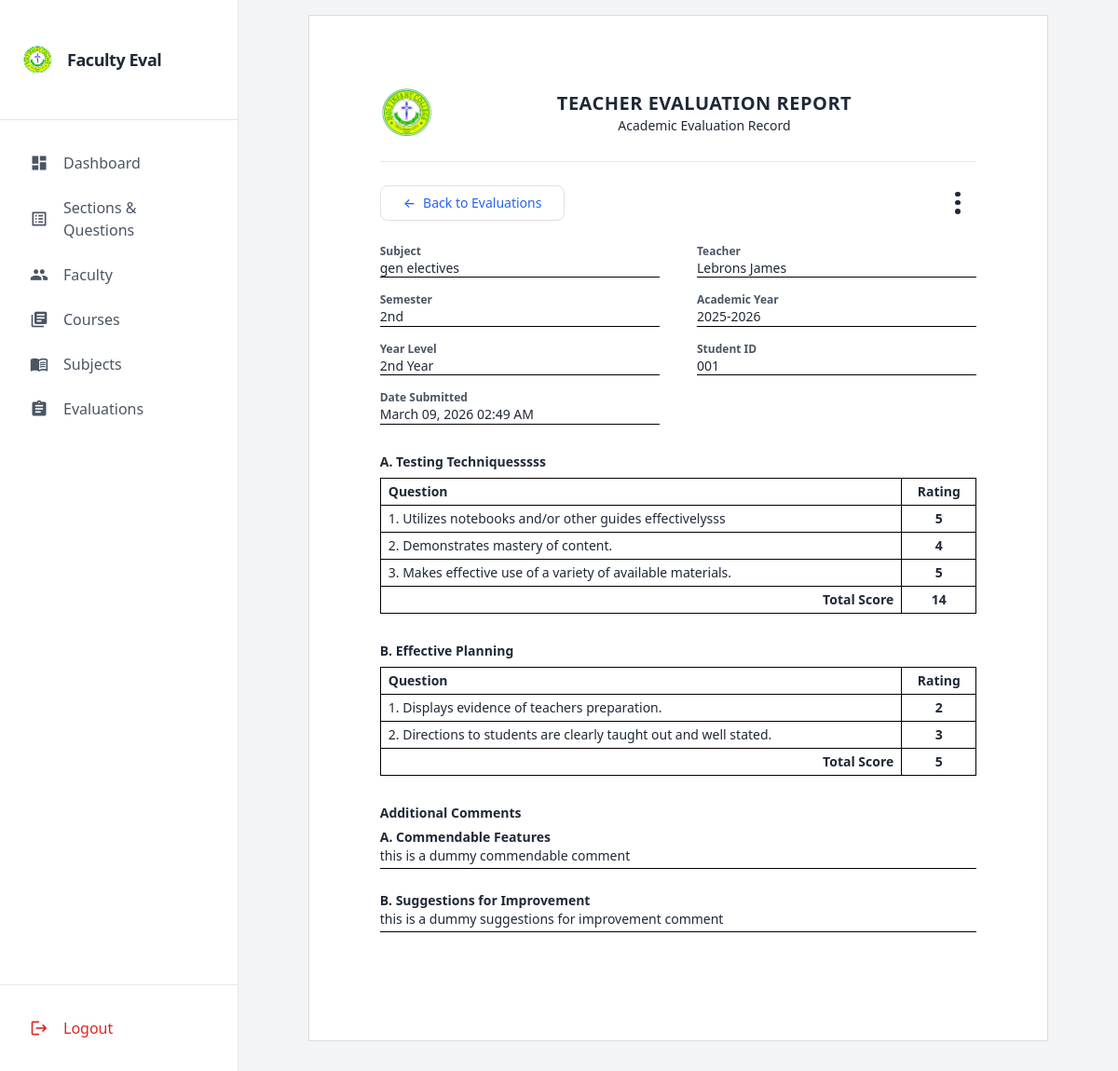
/evaluations/1/ (signed in), run on the app's committed database.
### evaluation/models.py (models this page shows, shortened)
class TeacherEvaluation(models.Model):
    teacher = models.ForeignKey(
        'Teacher',
        on_delete=models.CASCADE,
        related_name='evaluations'
    )
    student_id = models.CharField(max_length=50)  # Anonymous student identifier
    student_name = models.CharField(max_length=100, null=True,blank=True)  # Optional student name
    subject = models.ForeignKey(
        'Subject',
        on_delete=models.SET_NULL,
        null=True,
        blank=True
    )
    course = models.ForeignKey(
        'Course',
        on_delete=models.SET_NULL,
        null=True,
        blank=True
    )
    semester = models.CharField(max_length=20, blank=True)
    academic_year = models.CharField(max_length=20, blank=True)
    year_level = models.CharField(max_length=10, blank=True)
    submitted_at = models.DateTimeField(auto_now_add=True)
    overall_rating = models.FloatField(null=True, blank=True)
    commendable_features = models.TextField(blank=True, null=True)
    suggestions_improvement = models.TextField(blank=True, null=True)
    class Meta:
        unique_together = ('teacher', 'student_id', 'subject', 'semester', 'academic_year')

class Subject(models.Model):
    name = models.CharField(max_length=100)
    code = models.CharField(max_length=20, blank=True, null=True)

class Teacher(models.Model):
    first_name = models.CharField(max_length=50,null=True, blank=True)
    last_name = models.CharField(max_length=50,null=True, blank=True)
    course = models.ForeignKey(Course, on_delete=models.SET_NULL, null=True, blank=True)
    subject = models.ForeignKey(Subject, on_delete=models.SET_NULL, null=True, blank=True)
    semester = models.CharField(max_length=20)
    academic_year = models.CharField(max_length=20)

class Section(models.Model):
    prefix = models.CharField(max_length=1, unique=True)
    title = models.CharField(max_length=255)

class EvaluationItem(models.Model):
    evaluation = models.ForeignKey(TeacherEvaluation, on_delete=models.CASCADE, related_name="items")
    question = models.ForeignKey(Question, on_delete=models.CASCADE)
    rating = models.CharField(
        max_length=2,
        choices=[
            ('5', 'Outstanding'),
            ('4', 'Good'),
            ('3', 'Average'),
            ('2', 'Needs Improvement'),
            ('1', 'Unsatisfactory'),
            ('N', 'Not Observed')
        ]
    )

class Question(models.Model):
    section = models.ForeignKey(Section, on_delete=models.CASCADE, related_name="questions")
    order = models.PositiveIntegerField()  # order in the section
    text = models.TextField()
    class Meta:
        unique_together = ('section', 'order')
        ordering = ['section__prefix', 'order']

### evaluation/views.py (the view, shortened to what this page needs)
# urls.py: path('evaluations/<int:evaluation_id>/', views.evaluation_detail, name='evaluation_detail'),
@login_required(login_url='admin_login')
def evaluation_detail(request, evaluation_id):
    from django.contrib.staticfiles import finders
    from io import BytesIO
    from django.http import HttpResponse
    import openpyxl
    from openpyxl.styles import Font, Alignment, PatternFill
    from reportlab.platypus import SimpleDocTemplate, Table, TableStyle, Paragraph, Spacer, Image
    from reportlab.lib.pagesizes import letter
    from reportlab.lib.styles import getSampleStyleSheet
    from reportlab.lib.units import inch
    from reportlab.lib import colors
    evaluation = get_object_or_404(
        TeacherEvaluation.objects.prefetch_related('items__question__section'),
        id=evaluation_id
    )
    sections_dict = {}
    for item in evaluation.items.all():
        section = item.question.section
        if section.prefix not in sections_dict:
            sections_dict[section.prefix] = {
                'title': section.title,
                'items': [],
                'total': 0
            }
        sections_dict[section.prefix]['items'].append(item)
        try:
            rating_num = int(item.rating)
            sections_dict[section.prefix]['total'] += rating_num
        except ValueError:
            pass
    export_type = request.GET.get('export', None)
    teacher_name = f"{evaluation.teacher.first_name}_{evaluation.teacher.last_name}".replace(" ", "_")
    context = {
        'evaluation': evaluation,
        'sections': sections_dict
    }
    return render(request, 'admins/evaluation_detail.html', context)

### templates/admins/evaluation_detail.html (shortened to what this page needs)
{% extends 'admins/base.html' %}
{% load static %}
{% block content %}
<div class="paper">
    <div class="flex items-center border-b pb-4 mb-6">
        <img src="{% static 'HIC_LOGO_TRANSPARENT.png' %}"
             class="h-14 w-auto"
             alt="School Logo">
        <div class="flex-1 text-center">
            <h1 class="text-lg md:text-xl font-bold uppercase tracking-wide">
                Teacher Evaluation Report
            </h1>
            <p class="text-sm">
                Academic Evaluation Record
            </p>
        </div>
    </div>
    <div class="flex flex-row items-center justify-between gap-2 mb-6 no-print w-full">
        <a href="{% url 'evaluations_list' %}"
        class="inline-flex items-center justify-center px-4 py-2 text-sm font-medium
                text-blue-600 border border-blue-600 rounded-lg hover:bg-blue-50 transition w-full sm:w-auto">
            <span class="mr-2">←</span>
            Back to Evaluations
        </a>
        <div class="relative inline-block text-left">
            <button onclick="toggleDropdown()"
                    class="flex flex-col justify-center items-center w-10 h-10 p-2 rounded-full
                        hover:bg-gray-200 hover:scale-105 transition-all duration-150 ease-in-out"
                    aria-label="More actions">
                <span class="block w-1.5 h-1.5 bg-gray-800 rounded-full mb-1"></span>
                <span class="block w-1.5 h-1.5 bg-gray-800 rounded-full mb-1"></span>
                <span class="block w-1.5 h-1.5 bg-gray-800 rounded-full"></span>
            </button>
        </div>
    </div>
    <div class="print-grid grid grid-cols-1 md:grid-cols-2 gap-x-10 gap-y-4 mb-8">
        <div>
            <p class="text-xs font-semibold text-gray-600">Subject</p>
            <p class="border-b border-black">{{ evaluation.subject.name }}</p>
        </div>
        <div>
            <p class="text-xs font-semibold text-gray-600">Teacher</p>
            <p class="border-b border-black">
                {{ evaluation.teacher.first_name }} {{ evaluation.teacher.last_name }}
            </p>
        </div>
        <div>
            <p class="text-xs font-semibold text-gray-600">Semester</p>
            <p class="border-b border-black">{{ evaluation.semester }}</p>
        </div>
        <div>
            <p class="text-xs font-semibold text-gray-600">Academic Year</p>
            <p class="border-b border-black">{{ evaluation.academic_year }}</p>
        </div>
        <div>
            <p class="text-xs font-semibold text-gray-600">Year Level</p>
            <p class="border-b border-black">{{ evaluation.year_level }}</p>
        </div>
        <div>
            <p class="text-xs font-semibold text-gray-600">Student ID</p>
            <p class="border-b border-black">{{ evaluation.student_id }}</p>
        </div>
        <div class="print-span-2">
            <p class="text-xs font-semibold text-gray-600">Date Submitted</p>
            <p class="border-b border-black">
                {{ evaluation.submitted_at|date:"F d, Y h:i A" }}
            </p>
        </div>
    </div>
    {% for prefix, section in sections.items %}
    <div class="mb-8">
        <h3 class="font-semibold mb-2">
            {{ prefix }}. {{ section.title }}
        </h3>
        <div class="overflow-x-auto">
            <table class="w-full border border-black text-sm min-w-[480px] md:min-w-0">
                <thead>
                    <tr>
                        <th class="border border-black px-2 py-1 text-left">
                            Question
                        </th>
                        <th class="border border-black px-2 py-1 text-center w-20">
                            Rating
                        </th>
                    </tr>
                </thead>
                <tbody>
                    {% for item in section.items %}
                    <tr>
                        <td class="border border-black px-2 py-1">
                            {{ item.question.order }}. {{ item.question.text }}
                        </td>
                        <td class="border border-black px-2 py-1 text-center font-semibold">
                            {{ item.rating }}
                        </td>
                    </tr>
                    {% endfor %}
                    <tr>
                        <td class="border border-black px-2 py-1 text-right font-semibold">
                            Total Score
                        </td>
                        <td class="border border-black px-2 py-1 text-center font-bold">
                            {{ section.total }}
                        </td>
                    </tr>
                </tbody>
            </table>
        </div>
    </div>
    {% endfor %}
    <div class="mb-10">
        <h3 class="font-semibold mb-2">
            Additional Comments
        </h3>
        {% if evaluation.commendable_features %}
        <div class="mb-4">
            <p class="font-semibold text-sm">A. Commendable Features</p>
            <p class="border-b border-black min-h-[24px]">
                {{ evaluation.commendable_features }}
            </p>
        </div>
        {% endif %}
        {% if evaluation.suggestions_improvement %}
        <div>
            <p class="font-semibold text-sm">B. Suggestions for Improvement</p>
            <p class="border-b border-black min-h-[24px]">
                {{ evaluation.suggestions_improvement }}
            </p>
        </div>
        {% endif %}
    </div>
</div>
{% endblock %}

### templates/admins/base.html (shortened to what this page needs)
{% load static %}
<!DOCTYPE html>
<html lang="en">
<head>
  <script src="https://cdn.tailwindcss.com"></script>
  {% block extra_head %}
    <link href="https://cdn.jsdelivr.net/npm/bootstrap@5.3.2/dist/css/bootstrap.min.css" rel="stylesheet">
  {% endblock %}
    <link rel="stylesheet" href="{% static 'css/toast.css' %}">
</head>
<body class="bg-gray-100 text-gray-800">
    <div class="toast-container position-fixed bottom-0 start-50 translate-middle-x p-3 mb-20" style="z-index:1055;">
    </div>
<div class="flex flex-col md:flex-row h-screen">
  <aside class="hidden md:flex md:flex-col w-64 bg-white border-r border-gray-200 text-gray-800">
    <div class="px-6 py-5 flex items-center gap-3 border-b">
        <img src="{% static 'HIC_LOGO_TRANSPARENT.png' %}" class="h-8 w-auto">
        <span class="font-semibold text-lg tracking-tight">Faculty Eval</span>
    </div>
    {% with request.resolver_match.url_name as current %}
    <nav class="flex-1 px-3 py-4 space-y-1">
        <a href="{% url 'dashboard_home' %}"
           class="flex items-center gap-3 px-3 py-2.5 rounded-lg transition-all duration-200
           {% if current == 'dashboard_home' %}
               bg-blue-50 text-blue-700 font-medium shadow-sm
           {% else %}
               text-gray-600 hover:bg-gray-100 hover:text-gray-900
           {% endif %}">
            <span class="material-icons text-[20px]">dashboard</span>
            Dashboard
        </a>
        <a href="{% url 'sections_list' %}"
           class="flex items-center gap-3 px-3 py-2.5 rounded-lg transition-all duration-200
           {% if current == 'sections_list' %}
               bg-blue-50 text-blue-700 font-medium shadow-sm
           {% else %}
               text-gray-600 hover:bg-gray-100 hover:text-gray-900
           {% endif %}">
            <span class="material-icons text-[20px]">list_alt</span>
            Sections & Questions
        </a>
        <a href="{% url 'teachers_list' %}"
           class="flex items-center gap-3 px-3 py-2.5 rounded-lg transition-all duration-200
           {% if current == 'teachers_list' %}
               bg-blue-50 text-blue-700 font-medium shadow-sm
           {% else %}
               text-gray-600 hover:bg-gray-100 hover:text-gray-900
           {% endif %}">
            <span class="material-icons text-[20px]">group</span>
            Faculty
        </a>
        <a href="{% url 'courses_list' %}"
           class="flex items-center gap-3 px-3 py-2.5 rounded-lg transition-all duration-200
           {% if current == 'courses_list' %}
               bg-blue-50 text-blue-700 font-medium shadow-sm
           {% else %}
               text-gray-600 hover:bg-gray-100 hover:text-gray-900
           {% endif %}">
            <span class="material-icons text-[20px]">library_books</span>
            Courses
        </a>
        <a href="{% url 'subjects_list' %}"
           class="flex items-center gap-3 px-3 py-2.5 rounded-lg transition-all duration-200
           {% if current == 'subjects_list' %}
               bg-blue-50 text-blue-700 font-medium shadow-sm
           {% else %}
               text-gray-600 hover:bg-gray-100 hover:text-gray-900
           {% endif %}">
            <span class="material-icons text-[20px]">menu_book</span>
            Subjects
        </a>
        <a href="{% url 'evaluations_list' %}"
           class="flex items-center gap-3 px-3 py-2.5 rounded-lg transition-all duration-200
           {% if current == 'evaluations_list' %}
               bg-blue-50 text-blue-700 font-medium shadow-sm
           {% else %}
               text-gray-600 hover:bg-gray-100 hover:text-gray-900
           {% endif %}">
            <span class="material-icons text-[20px]">assignment</span>
            Evaluations
        </a>
    </nav>
    {% endwith %}
    <div class="px-3 py-4 border-t">
        <button
            class="flex items-center gap-3 w-full px-3 py-2.5 rounded-lg text-red-600 transition hover:bg-red-50"
            data-bs-toggle="modal"
            data-bs-target="#logoutModal">
            <span class="material-icons text-[20px]">logout</span>
            Logout
        </button>
    </div>
</aside>
  <div class="flex-1 flex flex-col overflow-auto md:mb-4 mb-10">
    <main id="mainContent" class="md:p-6 p-3 flex-1 overflow-auto">
      {% block content %}{% endblock %}
    </main>
  </div>
</div>
<link rel="stylesheet" href="{% static 'css/mobile_nav.css' %}">
</body>
</html>

### templates/admins/base.html (style rules this page uses)
.toast-container { position: fixed; top: 20px; right: 20px; z-index: 1055; }

### templates/admins/evaluation_detail.html (style rules this page uses)
.paper { background: white; max-width: 210mm; margin: auto; padding: 16px; border: 1px solid #ddd; font-size: 14px; line-height: 1.4; }
@media (min-width: 768px) { .paper { padding: 20mm; } }
body { counter-reset: page; }

### data on the page
TeacherEvaluation: subject.name "gen electives", teacher.first_name "Lebrons", teacher.last_name "James", semester "2nd", academic_year "2025-2026", year_level "2nd Year", student_id "001", submitted_at "March 09, 2026 02:49 AM", commendable_features "this is a dummy commendable comment", suggestions_improvement "this is a dummy suggestions for improvement comment"
Section: title "Testing Techniquesssss"
EvaluationItem: question.order "1", question.text "Utilizes notebooks and/or other guides effectivelysss", rating "5"
EvaluationItem: question.order "2", question.text "Demonstrates mastery of content.", rating "4"
EvaluationItem: question.order "3", question.text "Makes effective use of a variety of available materials.", rating "5"
Section: title "Effective Planning"
EvaluationItem: question.order "1", question.text "Displays evidence of teachers preparation.", rating "2"
EvaluationItem: question.order "2", question.text "Directions to students are clearly taught out and well stated.", rating "3"

### other printed values
{{ prefix }} "A" "B"
{{ section.total }} "14" "5"
